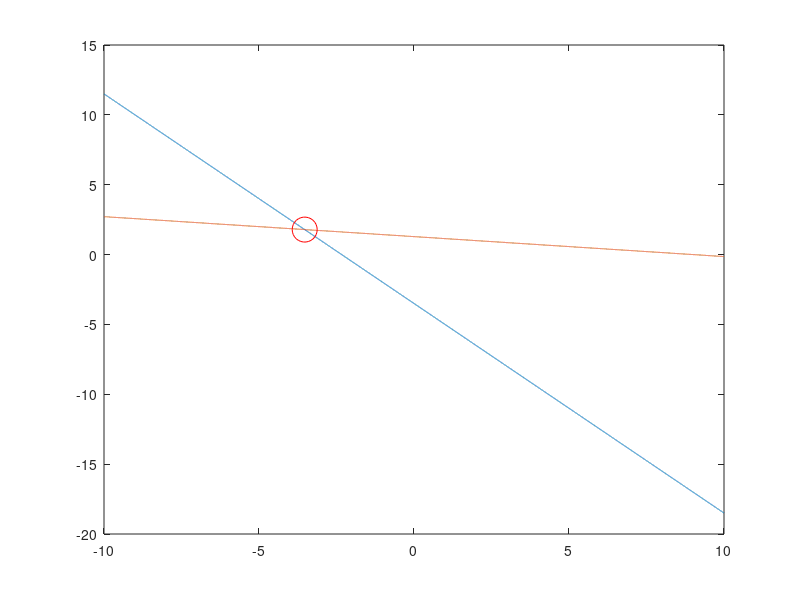
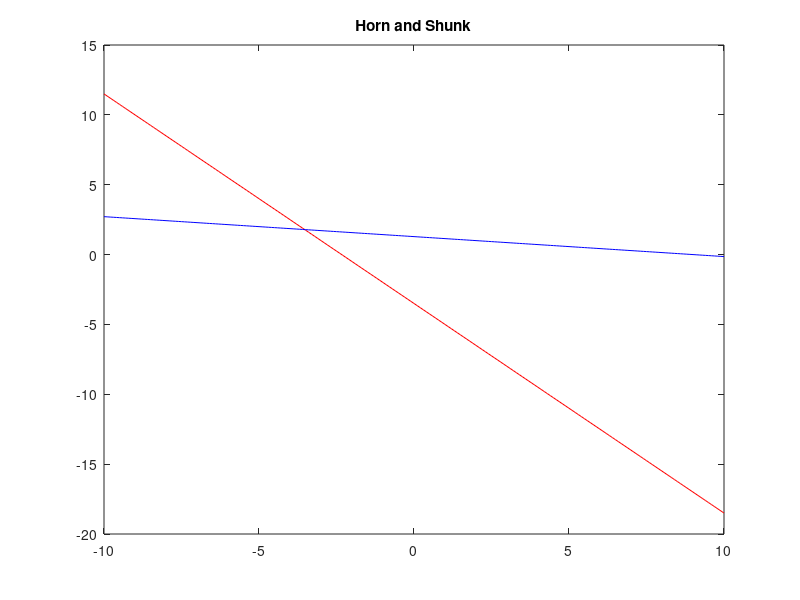

Recreate these plots in MATLAB, in order.
% Pre processing
clear all, close all, clc;
frameK=[1,2,5;5,4,6];
frameK1=[5,9,9;5,7,1];

j1=((1/4)*(frameK(1,2)+frameK(2,2)+frameK1(1,2)+frameK1(2,2)));
j=((1/4)*(frameK(1,1)+frameK(2,1)+frameK1(1,1)+frameK1(2,1)));
Ix(1)=j1-j;

i1=((1/4)*(frameK(2,1)+frameK(2,2)+frameK1(2,1)+frameK1(2,2)));
i=((1/4)*(frameK(1,1)+frameK(1,2)+frameK1(1,1)+frameK1(1,2)));
Iy(1)=i1-i;

k1=((1/4)*(frameK1(1,1)+frameK1(1,2)+frameK1(2,1)+frameK1(2,2)));
k=((1/4)*(frameK(1,1)+frameK(1,2)+frameK(2,1)+frameK(2,2)));
It(1)=k1-k;

j1=((1/4)*(frameK(1,3)+frameK(2,3)+frameK1(1,3)+frameK1(2,3)));
j=((1/4)*(frameK(1,2)+frameK(2,2)+frameK1(1,2)+frameK1(2,2)));
Ix(2)=j1-j

i1=((1/4)*(frameK(2,2)+frameK(2,3)+frameK1(2,2)+frameK1(2,3)));
i=((1/4)*(frameK(1,2)+frameK(1,3)+frameK1(1,2)+frameK1(1,3)));
Iy(2)=i1-i

k1=((1/4)*(frameK1(1,2)+frameK1(1,3)+frameK1(2,2)+frameK1(2,3)));
k=((1/4)*(frameK(1,2)+frameK(1,3)+frameK(2,2)+frameK(2,3)));
It(2)=k1-k

clear i1 i k1 k j1 j
%% Part 1
% The constraint equations were calculated in the "pre-processing" section and will be used in the remaining sections.
% Solving graphically means plotting the two functions and finding their intersection.
x=-10:.001:10;
constraint1=((-Ix(1)*x-It(1))/Iy(1));
constraint2=((-Ix(2)*x-It(2))/Iy(2));
plot(x,constraint1)
hold on
plot(x,constraint2)


idx = find(constraint1 - constraint2 < eps, 1); %// Index of coordinate in array
Vx = x(idx);
Vy = constraint1(idx);
plot(Vx, Vy, 'ro', 'MarkerSize', 18)

disp('Graphical Answers:');
disp(['Vx = ' num2str(Vx)])
disp(['Vy = ' num2str(Vy)])
disp('');
%% Part 2: Horn and Schunk
% The Horn and Shunk method is the recursive function that iteratively attempts to solve for the answer 
Lambda=1;
vx=[0;0];
vy=[0;0];
for k = 1:99
    X1=mean(vx);
    Y1=mean(vy);
    for i=1:2
        P(i)=Ix(i)*X1+Iy(i)*Y1+It(i);
        D(i)=Lambda^2+Ix(i).^2+Iy(i).^2;
        vx(i)=X1-Ix(i)*P(i)/D(i);
        vy(i)=Y1-Iy(i)*P(i)/D(i);
    end
end

disp('Horn and Shunk method answer:');
disp(['Vx = ' num2str(vx(1))])
disp(['Vy = ' num2str(vy(1))])
disp('')

%plotlines
figure('name', 'Horn and Shunk')
vx=-10:0.1:10;
vy=(-It(1)-Ix(1)*vx)/Iy(1);
plot(vx,vy,'r');
hold on
vy=(-It(2)-Ix(2)*vx)/Iy(2);
plot(vx,vy,'b');
title('Horn and Shunk')


%% Part 3: Kanade and Lucas
% The Lucas and Kanade method was a very fast and efficient matrix solution for the system of constraint equations.
M=[Ix(1) Iy(1);Ix(2) Iy(2)];
b=-[It(1);It(2)];
disp('Lucas and Kanade method answer:');
v=inv(M'*M)*M'*b;
disp(['Vx = ' num2str(v(1))])
disp(['Vy = ' num2str(v(2))])

%% Comparison of results
% All three methods produced the identical solution, $Vx = -3.526$ and $Vy = 1.7895$. Comparing their implementations, the Lucas and Kanade method is the most useful, considering it runs faster than the Horn and Schunk, and doesn't require plots in order to solve.